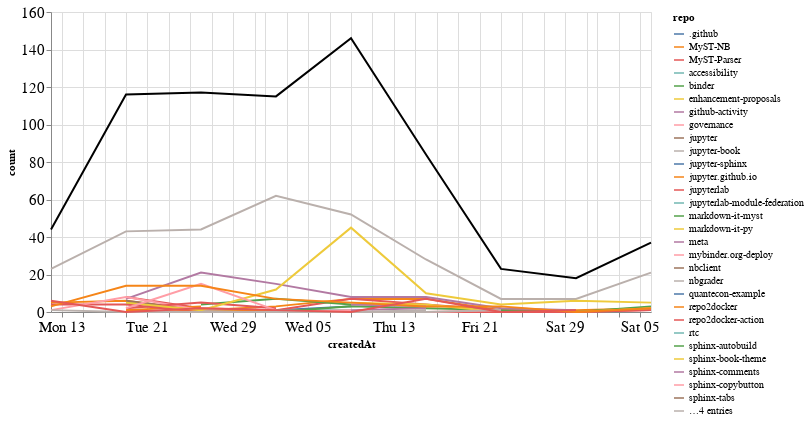

Source (notebook cell):
### Markdown cell above
## Comments

### Code cell
comments_time = comments.groupby('repo').resample('W', on='createdAt').count()['author'].reset_index()
comments_time = comments_time.rename(columns={'author': 'count'})
comments_time_total = comments_time.groupby('createdAt').agg({"count": "sum"}).reset_index()
ch1 = alt.Chart(comments_time, width=600).mark_line().encode(
    x='createdAt',
    y='count',
    color='repo',
    tooltip="repo"
)

ch2 = alt.Chart(comments_time_total, width=600).mark_line(color="black").encode(
    x='createdAt',
    y='count',
)

ch1 + ch2

### Figure 1 — Vega-Lite specification as saved in the notebook (floating-point values rounded to 4 significant figures; data arrays with more than 128 entries replaced by an {"elided": "..."} marker saying what was removed)
{"config": {"axisLeft": {"labelFontSize": 15}, "axisBottom": {"labelFontSize": 15}}, "layer": [{"data": {"name": "data-80bc374f9b52a4d851feeee3c1593fdd"}, "mark": "line", "encoding": {"color": {"type": "nominal", "field": "repo"}, "tooltip": {"type": "nominal", "field": "repo"}, "x": {"type": "temporal", "field": "createdAt"}, "y": {"type": "quantitative", "field": "count"}}, "width": 600}, {"data": {"name": "data-46f1ce0acee464f3cd7410ab505ce673"}, "mark": {"type": "line", "color": "black"}, "encoding": {"x": {"type": "temporal", "field": "createdAt"}, "y": {"type": "quantitative", "field": "count"}}, "width": 600}], "$schema": "https://vega.github.io/schema/vega-lite/v4.8.1.json", "datasets": {"data-80bc374f9b52a4d851feeee3c1593fdd": {"elided": "135 records"}, "data-46f1ce0acee464f3cd7410ab505ce673": [{"createdAt": "2020-07-12T00:00:00", "count": 44}, {"createdAt": "2020-07-19T00:00:00", "count": 116}, {"createdAt": "2020-07-26T00:00:00", "count": 117}, {"createdAt": "2020-08-02T00:00:00", "count": 115}, {"createdAt": "2020-08-09T00:00:00", "count": 146}, {"createdAt": "2020-08-16T00:00:00", "count": 84}, {"createdAt": "2020-08-23T00:00:00", "count": 23}, {"createdAt": "2020-08-30T00:00:00", "count": 18}, {"createdAt": "2020-09-06T00:00:00", "count": 37}]}}
